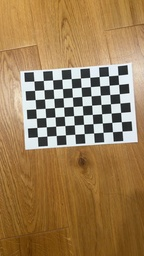
#> input picture 3d-reconstruction-robotic-manipulation/src/sensing_perception/sensing_perception/data/calib/00001.jpg, 144 x 256 px, shrunk from 1080 x 1920 before the run; its folder holds only this picture in this run
$ python guess_board_size.py
#> lines starting #> are read from the running program, lines starting #| are printed output that depends on the picture
import glob, os, cv2, numpy as np
IMAGES = "/home/yufeng/7CCEMSAP_ws/src/sensing_perception/sensing_perception/data/calib/*.jpg"
OUTDIR = os.path.abspath(os.path.join(__file__, "..", "..", "output", "debug_guess"))
os.makedirs(OUTDIR, exist_ok=True)

def detect(gray, size):
    cols, rows = size
    # Try robust modern detector first
    ok, corners = cv2.findChessboardCornersSB(gray, (cols, rows), flags=0)
    if ok: return ok, corners, "SB"
    # Fallback: legacy with strong flags + subpixel
    flags = (cv2.CALIB_CB_ADAPTIVE_THRESH | cv2.CALIB_CB_NORMALIZE_IMAGE |
             cv2.CALIB_CB_EXHAUSTIVE | cv2.CALIB_CB_ACCURACY)
    ok, corners = cv2.findChessboardCorners(gray, (cols, rows), flags=flags)
    if ok:
        corners = cv2.cornerSubPix(gray, corners, (11,11), (-1,-1),
            (cv2.TERM_CRITERIA_EPS+cv2.TERM_CRITERIA_MAX_ITER, 30, 1e-3))
    return ok, corners, "LEGACY" if ok else "NONE"

imgs = sorted(glob.glob(IMAGES))
print(f"Scanning {len(imgs)} images")
# Try a reasonable grid of inner-corner sizes (columns x rows)
cands = [(c,r) for c in range(4,13) for r in range(4,13)]
scores = {s:0 for s in cands}
examples = {}

for idx, f in enumerate(imgs[:40]):  # first 40 frames are enough to guess
    img = cv2.imread(f)
#> img is the input picture: shape (256, 144, 3); mean B, G, R 85.4, 126.4, 157.3
    if img is None: continue
    gray = cv2.cvtColor(img, cv2.COLOR_BGR2GRAY)
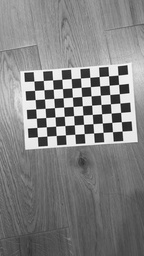
#> gray: shape (256, 144); min 16, max 255, mean 131

    best = None
    # Try both orientations for each candidate
    for (c,r) in cands:
        for size in [(c,r),(r,c)]:
            ok, corners, how = detect(gray, size)
            if ok:
                scores[size] += 1
                if size not in examples:
                    vis = img.copy()
                    cv2.drawChessboardCorners(vis, size, corners, True)
                    examples[size] = (vis, os.path.basename(f), how)
#> this loop made 81 passes
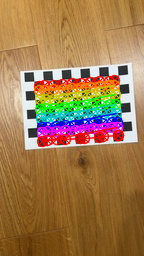
#> vis: shape (256, 144, 3); mean B, G, R 78.9, 122.5, 159.3
#> after the loop, examples = 18 items; scores = 81 items

# Sort by detections
ranked = sorted(scores.items(), key=lambda kv: kv[1], reverse=True)
#> ranked = 81 items
print("\nTop candidates (inner corners):")
for (size, cnt) in ranked[:8]:
    if cnt>0:
        print(f"  {size[0]}x{size[1]}  -> {cnt} hits")
#> this loop made 8 passes
#> size on passes 1 to 8: (4, 4), (4, 5), (4, 6), (4, 9), (4, 10), (5, 4), (5, 5), (5, 6)
#|   4x4  -> 2 hits
#|   4x5  -> 2 hits
#|   4x6  -> 2 hits
#|   4x9  -> 2 hits
#|   4x10  -> 2 hits
#|   5x4  -> 2 hits
#|   5x5  -> 2 hits
#|   5x6  -> 2 hits

if ranked[0][1] == 0:
    print("\nNo size worked. Check that your pattern is a true chessboard (NOT ChArUco/circles),"
          " the whole board is visible, and images are sharp/contrasty.")
else:
    size = ranked[0][0]
#> size = (4, 4)
    print(f"\nMost likely inner-corner size → {size[0]}x{size[1]}")
#| Most likely inner-corner size → 4x4
    # Save a couple of visual examples
    os.makedirs(OUTDIR, exist_ok=True)
    saved = 0
    for k,(vis, name, how) in examples.items():
        if k == size and saved < 3:
            outp = os.path.join(OUTDIR, f"guess_{size[0]}x{size[1]}_{how}_{saved}.jpg")
            cv2.imwrite(outp, vis); saved += 1
#> this loop made 18 passes
#> (k, how, saved) on pass 1: ((4, 4), 'SB', 1)
#> pass 1, `cv2.imwrite(outp, vis)`:
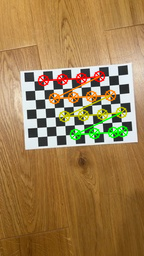
#> saved as guess_4x4_SB_0.jpg: shape (256, 144, 3); mean B, G, R 80.1, 126.7, 158.7
#> after the loop, saved = 1
    print(f"Debug images (with drawn corners) → {OUTDIR}")
#| Debug images (with drawn corners) → 3d-reconstruction-robotic-manipulation/src/sensing_perception/sensing_perception/output/debug_guess
